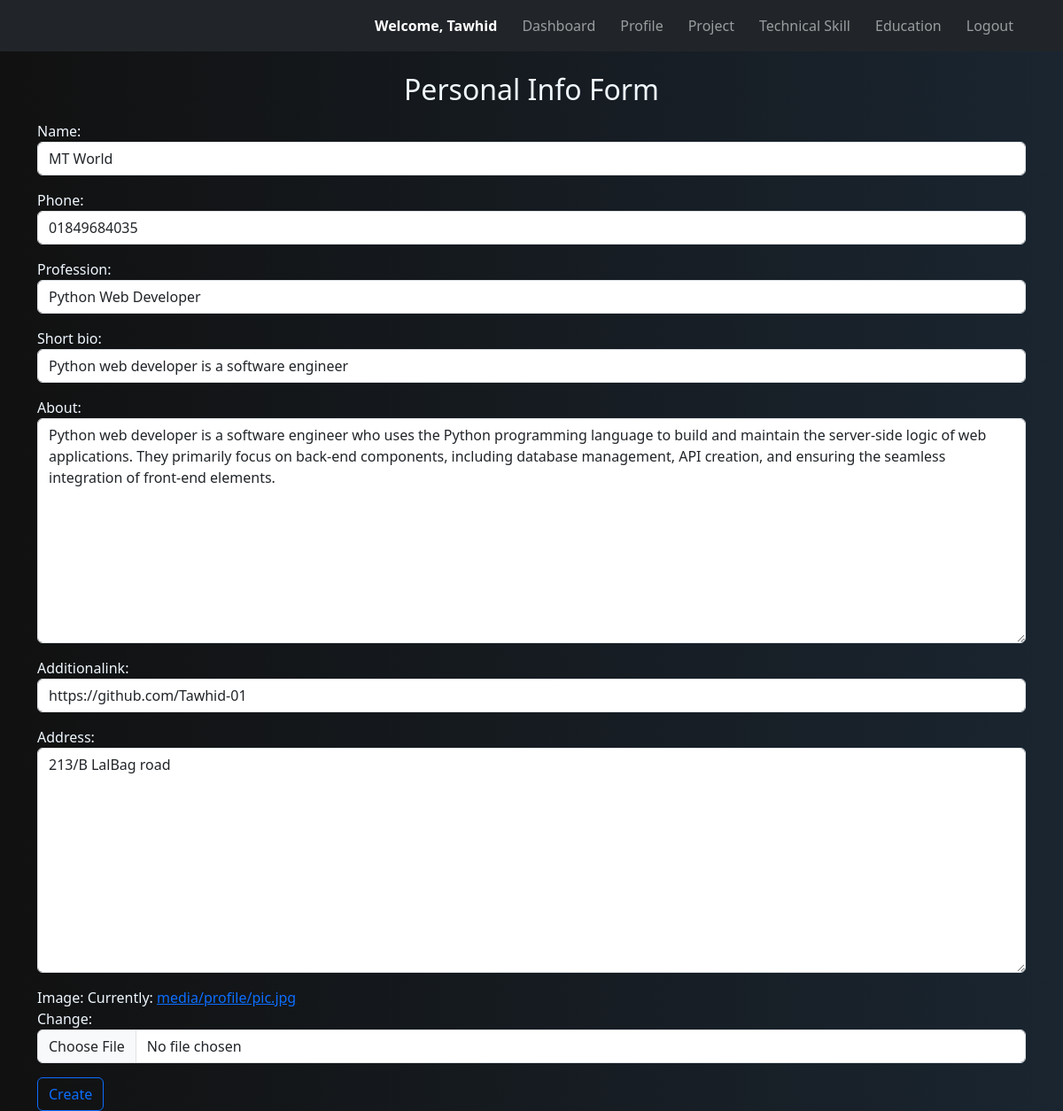
Before: /personal-info/ (signed in) with the older database file.
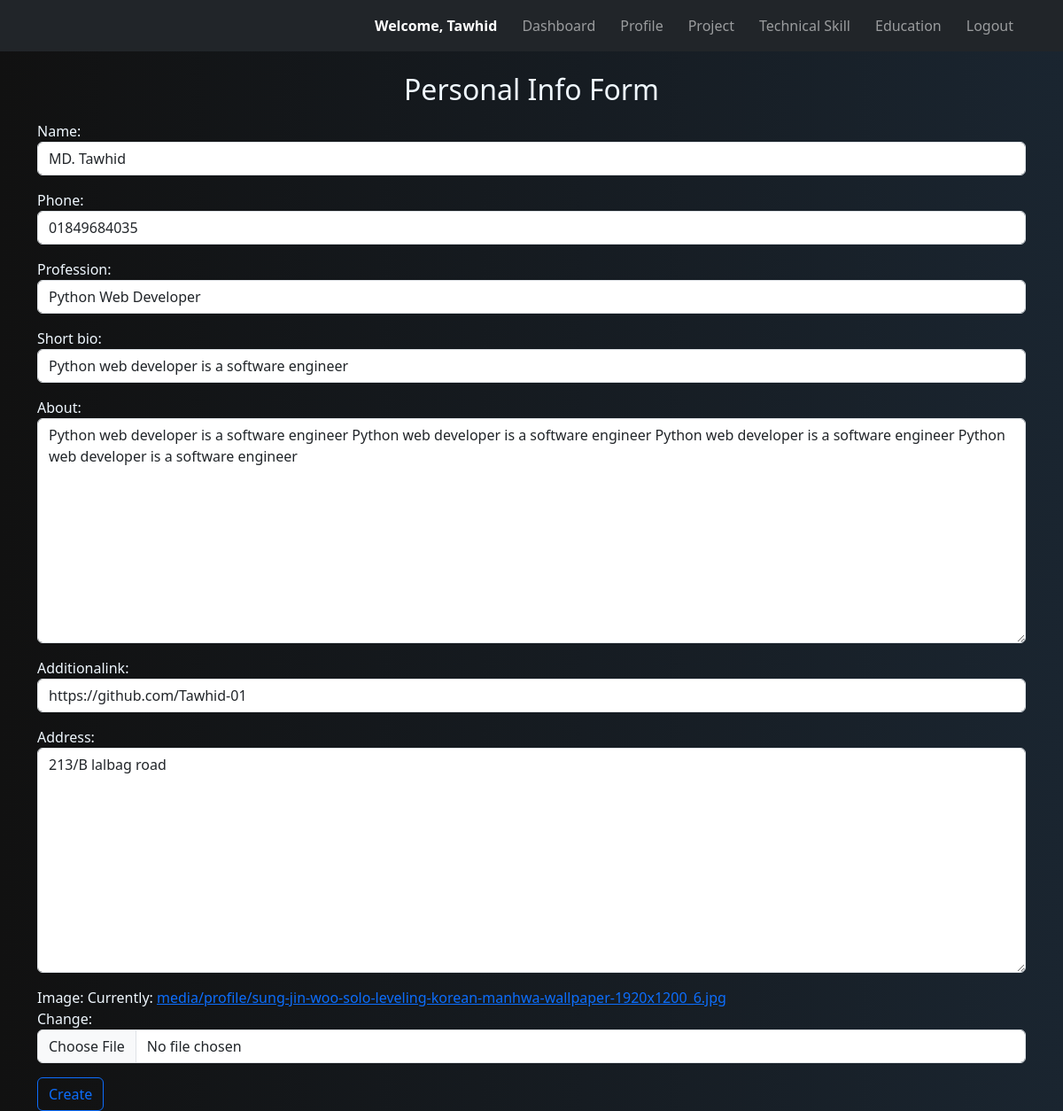
After: the same page with the newer database file.
### portfolioApp/models.py (models this page shows, shortened)
class UserModel(AbstractUser):
    def __str__(self):
        return self.username

class PersonalInfoModel(models.Model):
    user = models.OneToOneField(UserModel, on_delete=models.CASCADE)
    name = models.CharField(max_length=100,null=True)
    phone = models.CharField(max_length=20,null=True)
    profession = models.CharField(max_length=50, null=True)
    short_bio = models.CharField(max_length=150,null=True)
    about = models.TextField(null=True)
    additionalink = models.CharField(max_length=150,null=True)
    address = models.TextField(null=True)
    image = models.ImageField(upload_to='media/profile',null=True)

### portfolioApp/views.py (the view)
# urls.py: path('personal-info/', personalInfoPage, name='personalInfo'),
@login_required
def personalInfoPage(req):
    try:
        user = PersonalInfoModel.objects.get(user=req.user)
    except PersonalInfoModel.DoesNotExist:
        user = PersonalInfoModel.objects.create(user=req.user)
    if req.method == "POST":
        form = PersonalInfoForm(req.POST,req.FILES,instance=user)
        if form.is_valid():
            form.save()
            messages.success(req,"PersonalInfo Page  Create successful.")
            return redirect('dashboard')
    form = PersonalInfoForm(instance=user)
    context = {
        'form':form,
        'title':'Personal Info Form',
        'btn':'Create'
    }
    return render(req,'base/baseForm.html',context)

### portfolioApp/forms.py
class PersonalInfoForm(forms.ModelForm):
    class Meta:
        model = PersonalInfoModel
        fields = "__all__"
        exclude = ['user']
    def __init__(self, *args, **kwargs):
        super().__init__(*args, **kwargs)
        for i_name, i in self.fields.items():
            i.widget.attrs['class'] = 'form-control'

### portfolioApp/templates/base/baseForm.html (shortened to what this page needs)
{% extends 'base/base.html' %}
{% block content %}
<h2 class="text-center m-3">{{ title }}</h2>
<form action="" method="post">
    {{ form.as_p }}
    <button class="btn btn-outline-primary" type="submit">{{ btn }}</button>
</form>
{% endblock %}

### portfolioApp/templates/base/base.html (shortened to what this page needs)
<!DOCTYPE html>
<html lang="en">
<head>
    <link href="https://cdn.jsdelivr.net/npm/bootstrap@5.3.0/dist/css/bootstrap.min.css" rel="stylesheet">
</head>
<body>
    <nav class="navbar navbar-expand-lg navbar-dark bg-dark mb-4">
        <div class="container">
            <div class="collapse navbar-collapse" id="navbarNav">
                <ul class="navbar-nav ms-auto">
                    {% if user.is_authenticated %}
                        <li class="nav-item"><a class="nav-link text-white fw-bold" href="#">Welcome, {{ user.username }}</a></li>
                        <li class="nav-item"><a class="nav-link" href="{% url 'dashboard' %}">Dashboard</a></li>
                         <li class="nav-item"><a class="nav-link" href="{% url 'personalInfo' %}">Profile</a></li>
                          <li class="nav-item"><a class="nav-link" href="{% url 'project' %}">Project</a></li>
                          <li class="nav-item"><a class="nav-link" href="{% url 'technical' %}">Technical Skill</a></li>
                          <li class="nav-item"><a class="nav-link" href="{% url 'education' %}">Education</a></li>
                        <li class="nav-item">
                            <a href="{% url 'logout' %}" class="nav-link btn-outline-danger">Logout</a>
                        </li>
                    {% endif %}
                </ul>
            </div>
        </div>
    </nav>
    <div class="container">
        {% block content %}{% endblock %}
    </div>
</body>
</html>

### portfolioApp/templates/base/base.html (style rules this page uses)
:root { --primary-color: #3498db; --secondary-color: #111111; --accent-color: #e74c3c; }
body { font-family: 'Segoe UI', Tahoma, Geneva, Verdana, sans-serif; scroll-behavior: smooth; background: linear-gradient(90deg, var(--secondary-color) 0%, #1a2530 100%); color: aliceblue; }
.navbar { transition: all 0.3s ease; }
.navbar-nav .nav-link { position: relative; padding: 8px 16px; margin: 0 5px; transition: all 0.3s ease; }
.navbar-nav .nav-link::after { content: ''; position: absolute; width: 0; height: 2px; bottom: -4px; left: 50%; background-color: #5bcbff; transition: all 0.3s ease; transform: translateX(-50%); }
.navbar-nav .nav-link { border: 1px solid transparent; border-radius: 4px; }
form input { background-color: #2c3e50; border: none; color: white; }

Changed rows visible on the page:
changed PersonalInfoModel "Python Web Developer": name "MT World" → "MD. Tawhid"; about "…is a software engineer who uses the Python programming language to build and maintain the server-side logic of web applications. They primarily focus on back-end components, including database management, API creation, and ensuring the seamless integration of front-end elements." → "…is a software engineer Python web developer is a software engineer Python web developer is a software engineer Python web developer is a software engineer"; address "213/B LalBag road" → "213/B lalbag road"
Other visible differences:
text no longer shown: "Name: Phone: Profession: Short bio: About: Additionalink: Address: Image: Currently: media/profile/pic.jpg Change:"
text now shown: "Name: Phone: Profession: Short bio: About: Additionalink: Address: Image: Currently: media/profile/sung-jin-woo-solo-leveling-korean-manhwa-wallpaper-1920x1200_6.jpg Change:"
